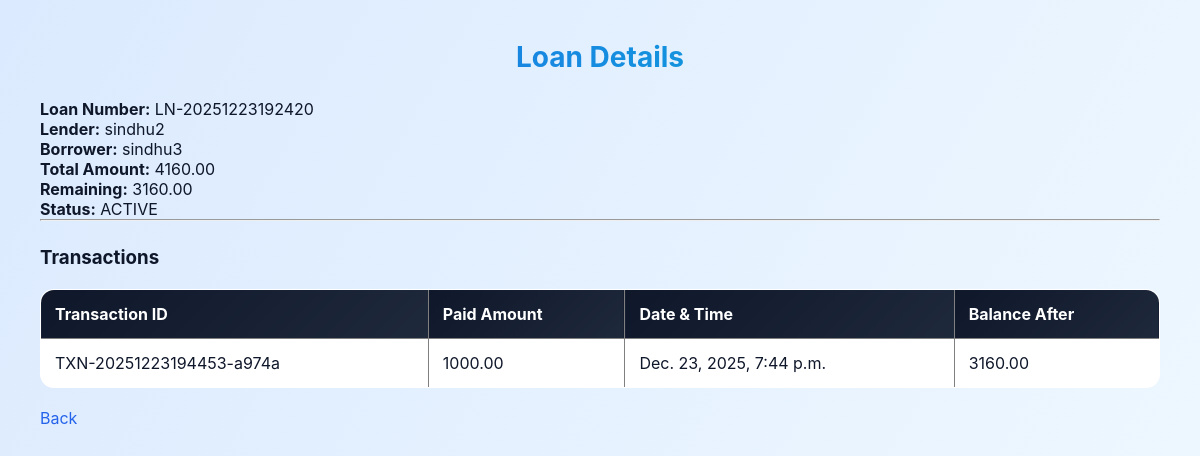
The page /loan/LN-20251223192420/ (signed in) on the database its author committed.
### loanapp/models.py (models this page shows, shortened)
class Loan(models.Model):
    loan_number = models.CharField(max_length=50, unique=True)
    lender = models.ForeignKey(
        AppUser,
        on_delete=models.CASCADE,
        related_name='loans_given'
    )
    borrower = models.ForeignKey(
        AppUser,
        on_delete=models.CASCADE,
        related_name='loans_taken'
    )
    principal_amount = models.DecimalField(max_digits=12, decimal_places=2)
    monthly_interest_rate = models.DecimalField(max_digits=5, decimal_places=2)
    loan_months = models.PositiveIntegerField()
    total_interest = models.DecimalField(max_digits=12, decimal_places=2)
    total_amount = models.DecimalField(max_digits=12, decimal_places=2)
    monthly_amount = models.DecimalField(max_digits=12, decimal_places=2)
    remaining_amount = models.DecimalField(max_digits=12, decimal_places=2)
    status = models.CharField(
        max_length=20,
        choices=[('ACTIVE', 'ACTIVE'), ('COMPLETED', 'COMPLETED')],
        default='ACTIVE'
    )
    loan_created_datetime = models.DateTimeField(auto_now_add=True)

class AppUser(models.Model):
    user_id = models.CharField(max_length=50, unique=True)
    first_name = models.CharField(max_length=100)
    last_name = models.CharField(max_length=100)
    email = models.EmailField(unique=True)
    phone = models.CharField(max_length=15)
    password = models.CharField(max_length=255)  # store hashed password
    created_at = models.DateTimeField(auto_now_add=True)

class Transaction(models.Model):
    transaction_id = models.CharField(max_length=60, unique=True)
    loan = models.ForeignKey(
        Loan,
        on_delete=models.CASCADE,
        related_name='transactions'
    )
    paid_amount = models.DecimalField(max_digits=12, decimal_places=2)
    balance_after = models.DecimalField(max_digits=12, decimal_places=2)
    transaction_datetime = models.DateTimeField(auto_now_add=True)

### loanapp/views.py (the view)
    def wrapper(request, *args, **kwargs):
        if not request.session.get('user_id'):
            return redirect('login')
        return view_func(request, *args, **kwargs)

### loanapp/views.py (called while the page is built)
def get_logged_in_user(request):
    user_id = request.session.get('user_id')
    if not user_id:
        return None
    return AppUser.objects.filter(user_id=user_id).first()

def login_required_custom(view_func):
    def wrapper(request, *args, **kwargs):
        if not request.session.get('user_id'):
            return redirect('login')
        return view_func(request, *args, **kwargs)
    return wrapper

@login_required_custom
def view_loan(request, loan_number):
    user = get_logged_in_user(request)
    loan = get_object_or_404(
        Loan,
        loan_number=loan_number
    )
    if user not in [loan.lender, loan.borrower]:
        messages.error(request, "Access denied")
        return redirect('dashboard')
    transactions = loan.transactions.all().order_by('-transaction_datetime')
    total_paid = transactions.aggregate(
        total=Sum('paid_amount')
    )['total'] or 0
    return render(request, 'view_loan.html', {
        'loan': loan,
        'transactions': transactions,
        'total_paid': total_paid
    })

### loanapp/templates/view_loan.html (shortened to what this page needs)
{% load static %}
<link rel="stylesheet" href="{% static 'css/style.css' %}">
<!DOCTYPE html>
<html>
<head>
</head>
<body>
<h2>Loan Details</h2>
<p><b>Loan Number:</b> {{ loan.loan_number }}</p>
<p><b>Lender:</b> {{ loan.lender.user_id }}</p>
<p><b>Borrower:</b> {{ loan.borrower.user_id }}</p>
<p><b>Total Amount:</b> {{ loan.total_amount }}</p>
<p><b>Remaining:</b> {{ loan.remaining_amount }}</p>
<p><b>Status:</b> {{ loan.status }}</p>
<hr>
<h3>Transactions</h3>
<table border="1" cellpadding="5">
    <tr>
        <th>Transaction ID</th>
        <th>Paid Amount</th>
        <th>Date & Time</th>
        <th>Balance After</th>
    </tr>
    {% for t in transactions %}
    <tr>
        <td>{{ t.transaction_id }}</td>
        <td>{{ t.paid_amount }}</td>
        <td>{{ t.transaction_datetime }}</td>
        <td>{{ t.balance_after }}</td>
    </tr>
    {% empty %}
    <tr><td colspan="4">No transactions yet</td></tr>
    {% endfor %}
</table>
<br>
<a href="{% url 'dashboard' %}">Back</a>
</body>
</html>

### loanapp/static/css/style.css (style rules this page uses)
:root { --primary: #2563eb; --secondary: #06b6d4; --success: #22c55e; --danger: #ef4444; --dark: #0f172a; --light: #f8fafc; --glass: rgba(255, 255, 255, 0.85); }
* { margin: 0; padding: 0; box-sizing: border-box; font-family: "Inter", "Segoe UI", sans-serif; }
body { background: linear-gradient(120deg, #dbeafe, #f0f9ff); min-height: 100vh; padding: 40px; color: var(--dark); }
h2 { text-align: center; font-size: 28px; margin-bottom: 25px; background: linear-gradient(to right, var(--primary), var(--secondary)); -webkit-background-clip: text; -webkit-text-fill-color: transparent; }
h3 { margin: 25px 0 15px; color: var(--dark); }
a { color: var(--primary); text-decoration: none; transition: 0.3s; }
table { width: 100%; border-collapse: collapse; margin-top: 20px; border-radius: 14px; overflow: hidden; background: white; }
th { background: linear-gradient(135deg, var(--dark), #1e293b); color: white; padding: 14px; text-align: left; }
td { padding: 14px; border-bottom: 1px solid #e5e7eb; }
tr { transition: all 0.25s ease; }

### rows shown on the page
Loan: loan_number "LN-20251223192420", lender.user_id "sindhu2", borrower.user_id "sindhu3", total_amount "4160.00", remaining_amount "3160.00", status "ACTIVE"
Transaction: transaction_id "TXN-20251223194453-a974a", paid_amount "1000.00", transaction_datetime "Dec. 23, 2025, 7:44 p.m.", balance_after "3160.00"
